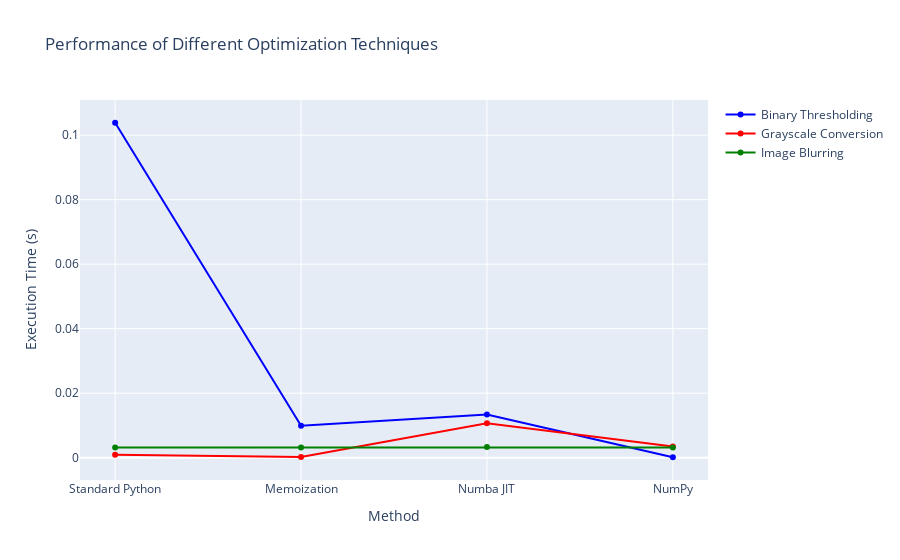

Notebook source saved alongside this figure:
### Code cell
import plotly.graph_objects as go

# Define the methods and their corresponding execution times for each operation
methods = list(results_binary_threshold.keys())
times_binary_threshold = list(results_binary_threshold.values())
times_grayscale_conversion = list(results_grayscale_conversion.values())
times_image_blur = list(results_image_blur.values())

# Create traces
trace1 = go.Scatter(x=methods, y=times_binary_threshold, mode='lines+markers', name='Binary Thresholding', marker=dict(color='blue'))
trace2 = go.Scatter(x=methods, y=times_grayscale_conversion, mode='lines+markers', name='Grayscale Conversion', marker=dict(color='red'))
trace3 = go.Scatter(x=methods, y=times_image_blur, mode='lines+markers', name='Image Blurring', marker=dict(color='green'))

# Combine traces
data = [trace1, trace2, trace3]

# Create layout
layout = go.Layout(
    title='Performance of Different Optimization Techniques',
    xaxis=dict(title='Method'),
    yaxis=dict(title='Execution Time (s)'),
    hovermode='x'
)

# Create figure
fig = go.Figure(data=data, layout=layout)

# Show figure
fig.show()

### Figure 1 — Plotly figure (JSON) as saved in the notebook; plotly's stock layout.template omitted (floating-point values rounded to 4 significant figures)
{"data": [{"marker": {"color": "blue"}, "mode": "lines+markers", "name": "Binary Thresholding", "type": "scatter", "x": ["Standard Python", "Memoization", "Numba JIT", "NumPy"], "y": [0.1038, 0.009916, 0.01336, 0.0001319]}, {"marker": {"color": "red"}, "mode": "lines+markers", "name": "Grayscale Conversion", "type": "scatter", "x": ["Standard Python", "Memoization", "Numba JIT", "NumPy"], "y": [0.0009185, 0.0001871, 0.01065, 0.003444]}, {"marker": {"color": "green"}, "mode": "lines+markers", "name": "Image Blurring", "type": "scatter", "x": ["Standard Python", "Memoization", "Numba JIT", "NumPy"], "y": [0.003153, 0.003147, 0.003289, 0.003145]}], "layout": {"autosize": true, "hovermode": "x", "title": {"text": "Performance of Different Optimization Techniques"}, "xaxis": {"autorange": true, "range": [-0.1839, 3.184], "title": {"text": "Method"}, "type": "category"}, "yaxis": {"autorange": true, "range": [-0.008427, 0.1124], "title": {"text": "Execution Time (s)"}, "type": "linear"}}}
